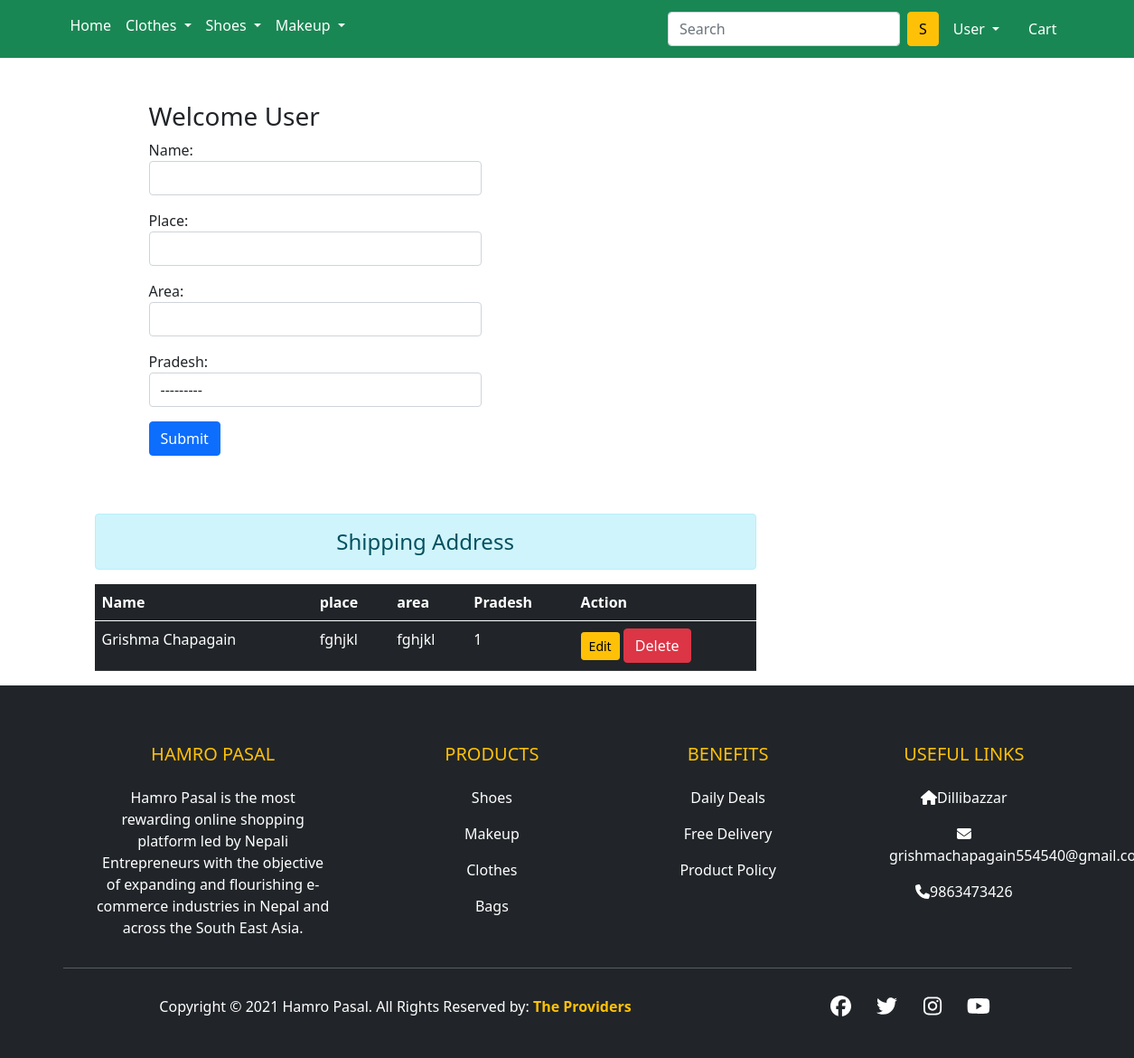
Screenshot of /profile/ (signed in) with the database file from the repository.
### products/models.py (models this page shows)
class Customer(models.Model):
    user = models.ForeignKey(User, on_delete=models.CASCADE)
    name = models.CharField(max_length=200)
    place = models.CharField(max_length=200)
    area = models.CharField(max_length=200)
    Pradesh = models.CharField(choices=PRADESH_CHOICE, max_length=50)
    def __str__(self):
        return str(self.id)

### products/views.py (the view)
# urls.py: path('profile/', views.ProfileView, name='profile'),
def ProfileView(request):
    if request.method=='POST':
        fm= CustomerProfileForm(request.POST)
        if fm.is_valid():
            usr = request.user
            name=fm.cleaned_data['name']
            place=fm.cleaned_data['place']
            area=fm.cleaned_data['area']
            Pradesh=fm.cleaned_data['Pradesh']
            reg=Customer(user=usr,name=name,place=place,area=area,Pradesh=Pradesh)
            reg.save()
            fm= CustomerProfileForm()
    else:
        fm= CustomerProfileForm()
    stud = Customer.objects.filter(user=request.user)
    print(stud)
    return render(request,'pr/profile.html',{'form':fm,'stu':stud})

### products/forms.py
class CustomerProfileForm(forms.ModelForm):
    class Meta:
        model = Customer
        fields = ['name', 'place', 'area', 'Pradesh']
        widgets = {'name': forms.TextInput(attrs={'class': 'form-control'}), 'place': forms.TextInput(attrs={'class': 'form-control'}), 'area': forms.TextInput( attrs={'class': 'form-control'}), 'Pradesh': forms.Select(attrs={'class': 'form-control'})}

### products/templates/pr/profile.html (shortened to what this page needs)
{% extends 'pr/base.html' %} {% load static %}
{% block main-content %}
<div class="container my-5">
  <div class="row">
    <div class="col-sm-8 offset-sm-1">
      <h3>Welcome <span class="text-capitalize">{{request.user}}</span></h3>
      <form action="" method="post">
        {% csrf_token %} {% for fm in form %}
        <div class="form-group col-lg-6 mb-3">
          {{fm.label_tag}} {{fm}}
        </div>
        {% endfor %}
        <div class="col-12 mt-3">
          <button type="submit" class="btn btn-primary mb-3">Submit</button>
        </div>
      </form>
    </div>
  </div>
</div>
<div class="col-sm-7 offset-1">
  <h4 class="text-center alert alert-info">Shipping Address</h4>
  {% if form %}
  <table class="table table-hover table-dark">
    <thead>
      <tr>
        <th scope="col">Name</th>
        <th scope="col">place</th>
        <th scope="col">area</th>
        <th scope="col">Pradesh</th>
        <th scope="col">Action</th>
      </tr>
    </thead>
    <tbody>
      {% for fm in stu %}
      <tr>
        <td>{{fm.name}}</td>
        <td>{{fm.place}}</td>
        <td>{{fm.area}}</td>
        <td>{{fm.Pradesh}}</td>
        <td>
          <a href="{% url 'updateaddress' fm.id %}" class="btn btn-warning btn-sm">Edit</a>
          <form action="{% url 'deleteaddress'  fm.id %}" method="POST" class="d-inline">
            <input type="submit" value="Delete" class="btn btn-danger" />
          </form>
        </td>
      </tr>
      {% endfor %}
    </tbody>
  </table>
  {% else %}
  <h4 class="text-center alert alert-warning">No records</h4>
  {% endif %}
</div>
{% endblock main-content %}

### products/templates/pr/base.html (shortened to what this page needs)
<!doctype html>
{% load static %}
<html lang="en">
<head>
    <link href="https://cdn.jsdelivr.net/npm/bootstrap@5.0.0-beta1/dist/css/bootstrap.min.css" rel="stylesheet"
>
</head>
<body>
<nav class="navbar navbar-expand-lg navbar-dark bg-success">
    <div class="container">
        <div class="collapse navbar-collapse" id="navContent">
            <ul class="navbar-nav me-auto mb-2 mb-lg-2">
                <li class="nav-item">
                    <a class="nav-link active" aria-current="page" href="/">Home</a>
                </li>
            <li class="nav-item dropdown">
                    <a class="nav-link dropdown-toggle text-white" href="#" id="fashionDropdown" role="button"
                       data-bs-toggle="dropdown" aria-expanded="false">
                        Clothes
                    </a>
                </li>
                 <li class="nav-item dropdown">
                    <a class="nav-link dropdown-toggle text-white" href="#" id="ShoeDropdown" role="button"
                       data-bs-toggle="dropdown" aria-expanded="false">
                        Shoes
                    </a>
                </li>
                <li class="nav-item dropdown">
                    <a class="nav-link dropdown-toggle text-white" href="#" id="BeautyDropdown" role="button"
                       data-bs-toggle="dropdown" aria-expanded="false">
                        Makeup
                    </a>
                </li>
            </ul>
            <form class="d-flex" action="{% url 'search' %}" method="get" >
           <input class="form-control me-2" type="search" placeholder="Search" aria-label="Search"  name="keyword" required>
           <button class="btn btn-warning" type="submit">S</button>
         </form>
             <div>
          <ul class="navbar-nav me-auto mb-2 mb-lg-0">
          {% if request.user.is_authenticated %}
           <li class="nav-item dropdown mx-2">
              <a class="nav-link dropdown-toggle text-white " href="#" id="profileDropdown" role="button" data-bs-toggle="dropdown" aria-expanded="false">
              {{request.user.username|capfirst}}
              </a>
            </li>
                    <li class="nav-item mx-2">
                        <a href="{% url 'showcart' %}" class="nav-link text-white">
                            Cart </a>
                    </li>
            {% endif %}
          </ul>
         </div>
       </div>
     </div>
    </nav>
    {% block main-content %} {% endblock main-content %}
<footer class="bg-dark text-white pt-5 pb-4">
    <div class="container text-center text-md-left">
        <div class="row text-center text-md-left">
            <div class="col-md-3 col-lg-3 col-xl-3 mx-auto mt-3">
                <h5 class="text-uppercase mb-4 font-weight-bold text-warning"> Hamro Pasal </h5>
                <p> Hamro Pasal is the most rewarding online shopping platform led by Nepali Entrepreneurs with the objective of expanding and flourishing e-commerce industries in Nepal and across the South East Asia. </p>
            </div>
            <div class="col-md-2 col-lg-2 col-xl-2 mx-auto mt-3">
                <h5 class="text-uppercase mb-4 font-weight-bold text-warning"> Products </h5>
            <p>
                <a href="#" class="text-white" style="text-decoration: none;"> Shoes </a>
            </p>
            <p>
                <a href="#" class="text-white" style="text-decoration: none;"> Makeup </a>
            </p>
            <p>
                <a href="#" class="text-white" style="text-decoration: none;"> Clothes </a>
            </p>
            <p>
                <a href="#" class="text-white" style="text-decoration: none;"> Bags </a>
            </p>
            </div>
            <div class="col-md-3 col-lg-2 col-xl-2 mx-auto mt-3">
                <h5 class="text-uppercase mb-4 font-weight-bold text-warning">Benefits </h5>
            <p>
                <a href="#" class="text-white" style="text-decoration: none;"> Daily Deals </a>
            </p>
            <p>
                <a href="#" class="text-white" style="text-decoration: none;"> Free Delivery </a>
            </p>
            <p>
                <a href="#" class="text-white" style="text-decoration: none;"> Product Policy </a>
            </p>
            </div>
            <div class="col-md-3 col-lg-2 col-xl-2 mx-auto mt-3">
                <h5 class="text-uppercase mb-4 font-weight-bold text-warning">Useful Links </h5>
            <p>
                <i class="fas fa-home mr-3"></i>Dillibazzar
            </p>
            <p>
                <i class="fas fa-envelope mr-3"></i>grishmachapagain554540@gmail.com
            </p>
            <p>
                <i class="fas fa-phone mr-3"></i>9863473426
            </p>
            </div>
        </div>
        <hr class="mb-4">
        <div class="row align-items-center">
            <div class="col-md-7 col-lg-8">
                <p> Copyright © 2021 Hamro Pasal. All Rights Reserved by:
                    <a href="#" style="text-decoration: none;">
                        <strong class="text-warning"> The Providers</strong>
                        </a></p>
            </div>
            <div class="col-md-5 col-lg-4">
                <div class="text-center text-md-right">
                    <ul class="list-unstyled list-inline">
                        <li class="list-inline-item">
                            <a href="https://www.facebook.com/" class="btn-floating btn-sm text-white" style="font-size: 23px;"><i class="fab fa-facebook"></i></a>
                        </li>
                        <li class="list-inline-item">
                            <a href="https://twitter.com/" class="btn-floating btn-sm text-white" style="font-size: 23px;"><i class="fab fa-twitter"></i></a>
                        </li>
                        <li class="list-inline-item">
                            <a href="https://www.instagram.com" class="btn-floating btn-sm text-white" style="font-size: 23px;"><i class="fab fa-instagram"></i></a>
                        </li>
                        <li class="list-inline-item">
                            <a href="https://www.youtube.com" class="btn-floating btn-sm text-white" style="font-size: 23px;"><i class="fab fa-youtube"></i></a>
                        </li>
            </div>
        </div>
    </div>
</body>
</html>

### rows the page displays
Customer: name "Grishma Chapagain", place "fghjkl", area "fghjkl", Pradesh "1"

### other values shown
{{ request.user.username|capfirst }} "User"
{{ request.user }} "User"
{{ fm.label_tag }} "Name:" "Place:" "Area:" "Pradesh:"
